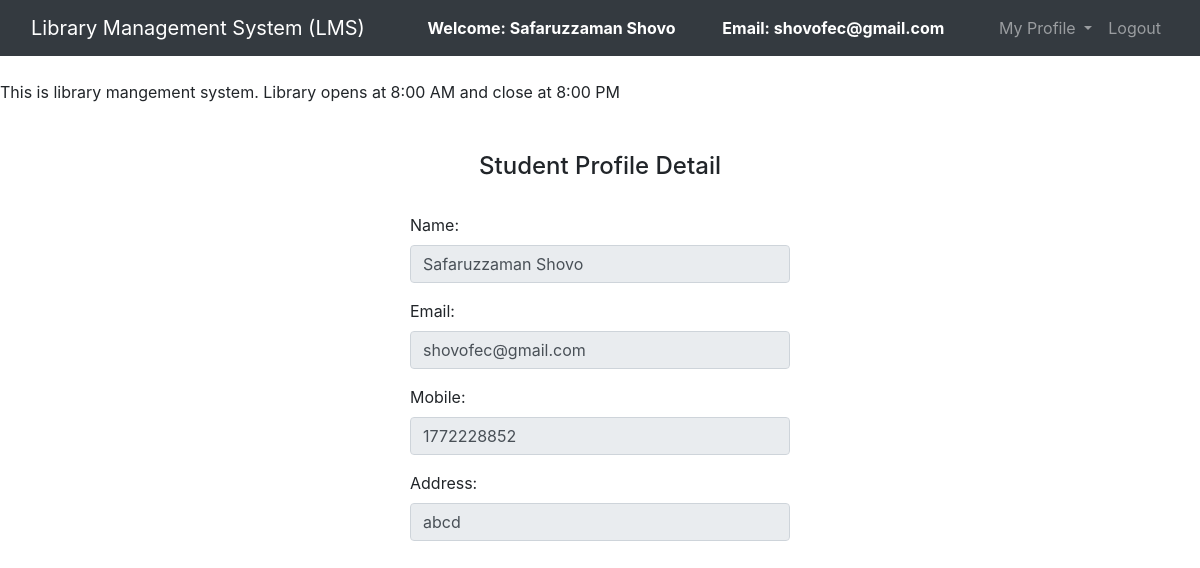
/view_profile.php (signed in), run on the app's committed database.
### tables this page shows
CREATE TABLE `users` (
  `id` int(11) NOT NULL,
  `name` varchar(50) NOT NULL,
  `email` varchar(100) NOT NULL,
  `password` varchar(100) NOT NULL,
  `mobile` int(10) NOT NULL,
  `address` varchar(250) NOT NULL
);

### view_profile.php (the view, shortened to what this page needs)
<?php
	$connection = mysqli_connect("localhost","root","");
	$name = "";
	$email = "";
	$mobile = "";
	$query = "select * from users where email = '$_SESSION[email]'";
	$query_run = mysqli_query($connection,$query);
	while ($row = mysqli_fetch_assoc($query_run)){
		$name = $row['name'];
		$email = $row['email'];
		$mobile = $row['mobile'];
		$address = $row['address'];
	}
?>
<!DOCTYPE html>
<html>
<head>
	<link rel="stylesheet" type="text/css" href="bootstrap-4.4.1/css/bootstrap.min.css">
</head>
<body>
	<nav class="navbar navbar-expand-lg navbar-dark bg-dark">
		<div class="container-fluid">
			<div class="navbar-header">
				<a class="navbar-brand" href="admin_dashboard.php">Library Management System (LMS)</a>
			</div>
			<font style="color: white"><span><strong>Welcome: <?php echo $_SESSION['name'];?></strong></span></font>
			<font style="color: white"><span><strong>Email: <?php echo $_SESSION['email'];?></strong></font>
		    <ul class="nav navbar-nav navbar-right">
		      <li class="nav-item dropdown">
	        	<a class="nav-link dropdown-toggle" data-toggle="dropdown">My Profile </a>
		      </li>
		      <li class="nav-item">
		        <a class="nav-link" href="logout.php">Logout</a>
		      </li>
		    </ul>
		</div>
	</nav><br>
	<span><marquee>This is library mangement system. Library opens at 8:00 AM and close at 8:00 PM</marquee></span><br><br>
		<center><h4>Student Profile Detail</h4><br></center>
		<div class="row">
			<div class="col-md-4"></div>
			<div class="col-md-4">
				<form>
					<div class="form-group">
						<label for="name">Name:</label>
						<input type="text" class="form-control" value="<?php echo $name;?>" disabled>
					</div>
					<div class="form-group">
						<label for="email">Email:</label>
						<input type="text" value="<?php echo $email;?>" class="form-control" disabled>
					</div>
					<div class="form-group">
						<label for="mobile">Mobile:</label>
						<input type="text" value="<?php echo $mobile;?>" class="form-control" disabled>
					</div>
					<div class="form-group">
						<label for="email">Address:</label>
						<input type="text" value="<?php echo $address;?>" class="form-control" disabled>
					</div>
				</form>
			</div>
			<div class="col-md-4"></div>
		</div>
</body>
</html>

### data on the page
users: name "Safaruzzaman Shovo", email "shovofec@gmail.com", mobile "1772228852", address "abcd"

### other printed values
$_SESSION['name'] "Safaruzzaman Shovo"
$_SESSION['email'] "shovofec@gmail.com"
